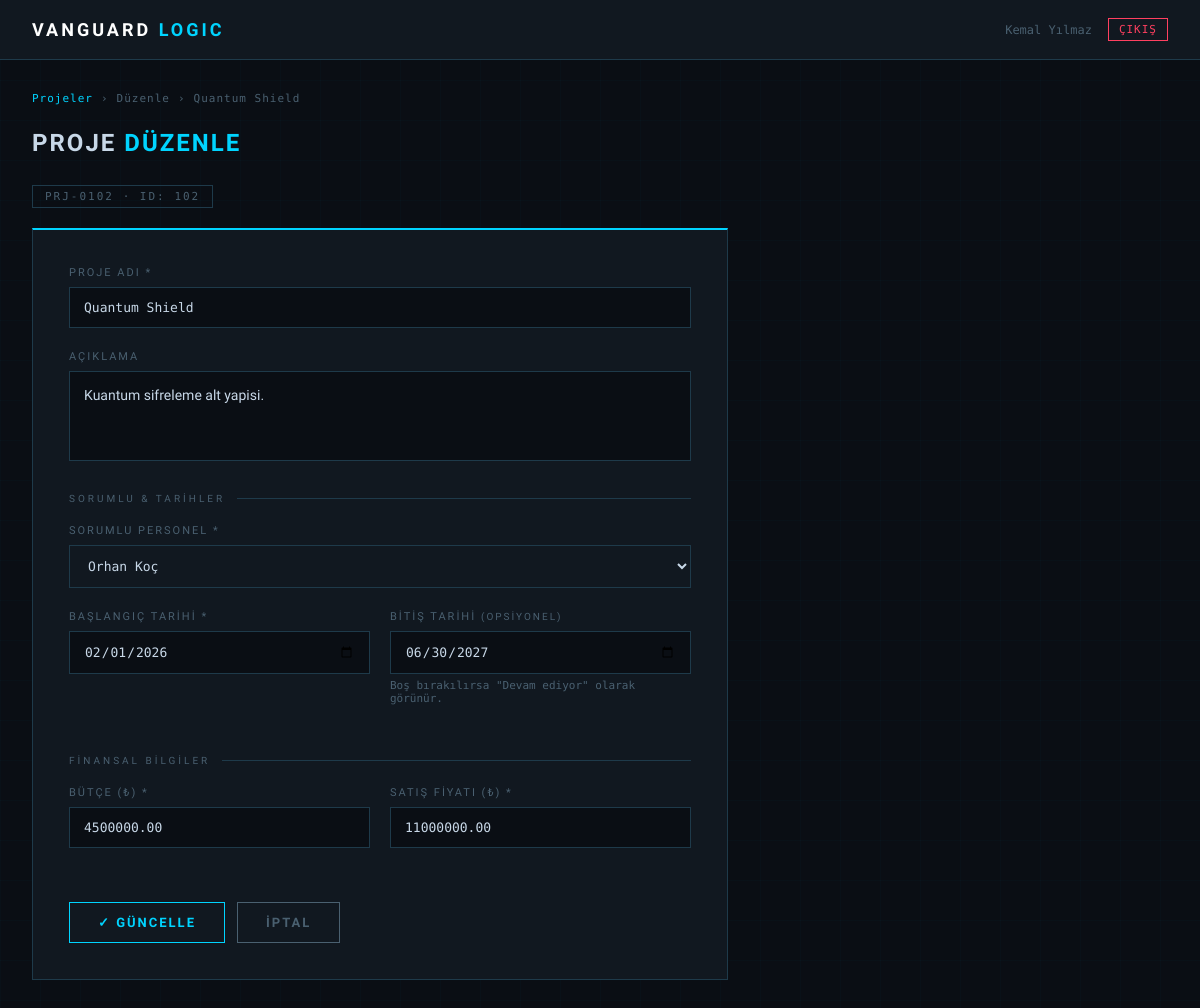
The app's page /project_edit.php?id=102 (signed in) with its own data.
### tables this page shows
CREATE TABLE project_ (
    id          INT PRIMARY KEY,
    name        VARCHAR(50) NOT NULL,
    start_date  DATE NOT NULL,
    budget      DECIMAL(12,2) NOT NULL,
    end_date    DATE,
    sale_price  DECIMAL(12,2) NOT NULL,
    description VARCHAR(100),
    customer_id INT,
    prsnl_id    INT NOT NULL,
    dept_id     INT,
    CONSTRAINT fk_prj_cust_ FOREIGN KEY (customer_id) REFERENCES customer_(id),
    CONSTRAINT fk_prj_psnl_ FOREIGN KEY (prsnl_id)    REFERENCES personnel_(id),
    CONSTRAINT fk_prj_dept_ FOREIGN KEY (dept_id)    REFERENCES departments_(id),
    CONSTRAINT prj_arc_chk_ CHECK (
        (dept_id IS NOT NULL AND customer_id IS NULL) OR
        (dept_id IS NULL     AND customer_id IS NOT NULL)
    )
);

CREATE TABLE personnel_ (
    id          INT PRIMARY KEY,
    f_name      VARCHAR(50) NOT NULL,
    l_name      VARCHAR(50) NOT NULL,
    hire_date   DATE NOT NULL DEFAULT (CURRENT_DATE),
    email       VARCHAR(100) NOT NULL UNIQUE,
    password    VARCHAR(255) NOT NULL,
    mnthly_hrs  SMALLINT NOT NULL DEFAULT 0,
    dept_id     INT NOT NULL,
    mgr_id      INT,
    mngr_id     INT,
    staff_id    INT,
    other_id    INT,
    CONSTRAINT fk_per_dept_  FOREIGN KEY (dept_id)    REFERENCES departments_(id),
    CONSTRAINT fk_per_self_  FOREIGN KEY (mgr_id)     REFERENCES personnel_(id),
    CONSTRAINT fk_per_mng_   FOREIGN KEY (mngr_id)    REFERENCES manager_(id),
    CONSTRAINT fk_per_tch_   FOREIGN KEY (staff_id)   REFERENCES technical_staff_(id),
    CONSTRAINT fk_per_oth_   FOREIGN KEY (other_id)   REFERENCES other_(id)
);

### project_edit.php (the view, shortened to what this page needs)
<?php
require_once 'includes/db.php';
$id     = isset($_GET['id']) ? (int)$_GET['id'] : 0;
$stmt = $conn->prepare("SELECT * FROM project_ WHERE id = ?");
$stmt->bind_param('i', $id);
$stmt->execute();
$data = $stmt->get_result()->fetch_assoc();
$personnelList = $conn->query("SELECT id, f_name, l_name FROM personnel_ ORDER BY f_name")->fetch_all(MYSQLI_ASSOC);
?>
<!DOCTYPE html>
<html lang="tr">
<head>
</head>
<body>
<nav>
  <div class="nav-brand">VANGUARD <span>LOGIC</span></div>
  <div class="nav-user">
    <span><?= htmlspecialchars($_SESSION['user_name']) ?></span>
    <a href="logout.php">ÇIKIŞ</a>
  </div>
</nav>
<main>
  <div class="breadcrumb">
    <a href="projects.php">Projeler</a>
    <span>›</span>
    <span>Düzenle</span>
    <span>›</span>
    <span><?= htmlspecialchars($data['name']) ?></span>
  </div>
  <h2>Proje <span>Düzenle</span></h2>
  <div class="project-badge">PRJ-<?= str_pad($id, 4, '0', STR_PAD_LEFT) ?> · ID: <?= $id ?></div>
  <div class="form-card">
    <form id="projForm" method="POST" novalidate>
      <div class="field">
        <label>Proje Adı *</label>
        <input type="text" name="name" id="name"
               value="<?= htmlspecialchars($data['name']) ?>"
               placeholder="Proje adını giriniz">
      </div>
      <div class="field">
        <label>Açıklama</label>
        <textarea name="description" id="description"
                  placeholder="Proje açıklaması (opsiyonel)"><?= htmlspecialchars($data['description'] ?? '') ?></textarea>
      </div>
      <div class="section-divider">Sorumlu & Tarihler</div>
      <div class="field">
        <label>Sorumlu Personel *</label>
        <select name="prsnl_id" id="prsnl_id">
          <?php foreach ($personnelList as $pers): ?>
            <option value="<?= $pers['id'] ?>" <?= (isset($data['prsnl_id']) && $data['prsnl_id'] == $pers['id']) ? 'selected' : '' ?>>
              <?= htmlspecialchars($pers['f_name'] . ' ' . $pers['l_name']) ?>
            </option>
          <?php endforeach; ?>
        </select>
      </div>
      <div class="row-2">
        <div class="field">
          <label>Başlangıç Tarihi *</label>
          <input type="date" name="start_date" id="start_date"
                 value="<?= htmlspecialchars($data['start_date']) ?>">
        </div>
        <div class="field">
          <label>Bitiş Tarihi <span style="color:var(--muted);font-size:10px">(opsiyonel)</span></label>
          <input type="date" name="end_date" id="end_date"
                 value="<?= htmlspecialchars($data['end_date'] ?? '') ?>">
          <div class="hint">Boş bırakılırsa "Devam ediyor" olarak görünür.</div>
        </div>
      </div>
      <div class="section-divider">Finansal Bilgiler</div>
      <div class="row-2">
        <div class="field">
          <label>Bütçe (₺) *</label>
          <input type="number" name="budget" id="budget"
                 value="<?= htmlspecialchars($data['budget']) ?>"
                 min="0" step="0.01"
                 placeholder="0.00">
        </div>
        <div class="field">
          <label>Satış Fiyatı (₺) *</label>
          <input type="number" name="sale_price" id="sale_price"
                 value="<?= htmlspecialchars($data['sale_price']) ?>"
                 min="0" step="0.01"
                 placeholder="0.00">
        </div>
      </div>
      <div class="form-actions">
        <button type="submit" class="btn">✓ Güncelle</button>
        <a href="projects.php" class="btn btn-ghost">İptal</a>
      </div>
    </form>
  </div>
</main>
</body>
</html>

### project_edit.php (style rules this page uses)
:root { --bg: #0a0e14; --panel: #111820; --border: #1e3a4a; --accent: #00d4ff; --text: #c8d8e8; --muted: #4a6070; --success: #00ff88; --warn: #ffaa00; --error: #ff4060; }
* { box-sizing: border-box; margin: 0; padding: 0; }
body { background: var(--bg); font-family: 'Rajdhani', sans-serif; color: var(--text); min-height: 100vh; }
body::before { content: ''; position: fixed; inset: 0; background-image: linear-gradient(rgba(0,212,255,0.02) 1px, transparent 1px), linear-gradient(90deg, rgba(0,212,255,0.02) 1px, transparent 1px); background-size: 40px 40px; pointer-events: none; }
nav { background: var(--panel); border-bottom: 1px solid var(--border); padding: 0 32px; display: flex; align-items: center; justify-content: space-between; height: 60px; position: sticky; top: 0; z-index: 100; }
.nav-brand { font-size: 18px; font-weight: 700; letter-spacing: 3px; color: #fff; }
.nav-brand span { color: var(--accent); }
.nav-user { display: flex; align-items: center; gap: 16px; font-family: 'Share Tech Mono', monospace; font-size: 12px; color: var(--muted); }
.nav-user a { color: var(--error); text-decoration: none; font-size: 11px; letter-spacing: 1px; border: 1px solid var(--error); padding: 4px 10px; transition: all .2s; }
main { padding: 32px; position: relative; z-index: 1; max-width: 760px; }
.breadcrumb { display: flex; align-items: center; gap: 8px; font-family: 'Share Tech Mono', monospace; font-size: 11px; color: var(--muted); margin-bottom: 24px; letter-spacing: 1px; }
.breadcrumb a { color: var(--accent); text-decoration: none; }
.breadcrumb span { color: var(--muted); }
h2 { font-size: 24px; font-weight: 700; letter-spacing: 2px; text-transform: uppercase; margin-bottom: 28px; }
h2 span { color: var(--accent); }
.project-badge { display: inline-block; font-family: 'Share Tech Mono', monospace; font-size: 11px; letter-spacing: 2px; border: 1px solid var(--border); color: var(--muted); padding: 4px 12px; margin-bottom: 20px; }
.form-card { background: var(--panel); border: 1px solid var(--border); border-top: 2px solid var(--accent); padding: 36px; }
.section-divider { font-size: 10px; letter-spacing: 3px; text-transform: uppercase; color: var(--muted); margin: 28px 0 20px; display: flex; align-items: center; gap: 12px; }
.section-divider::after { content: ''; flex: 1; height: 1px; background: var(--border); }
.field { margin-bottom: 22px; }
label { display: block; font-size: 11px; letter-spacing: 2px; text-transform: uppercase; color: var(--muted); margin-bottom: 8px; }
input[type="text"], input[type="number"], input[type="date"], textarea { width: 100%; background: var(--bg); border: 1px solid var(--border); color: var(--text); font-family: 'Share Tech Mono', monospace; font-size: 13px; padding: 12px 14px; outline: none; transition: border-color .2s, box-shadow .2s; resize: none; }
select { width: 100%; background: var(--panel); border: 1px solid var(--border); color: var(--text); font-family: 'Share Tech Mono', monospace; font-size: 13px; padding: 12px 14px; outline: none; transition: border-color .2s, box-shadow .2s; }
textarea { min-height: 90px; line-height: 1.6; font-family: 'Rajdhani', sans-serif; font-size: 14px; }
.row-2 { display: grid; grid-template-columns: 1fr 1fr; gap: 20px; }
.hint { font-size: 11px; color: var(--muted); margin-top: 5px; font-family: 'Share Tech Mono', monospace; }
.form-actions { display: flex; gap: 12px; margin-top: 32px; }
.btn { display: inline-flex; align-items: center; gap: 8px; padding: 12px 28px; font-family: 'Rajdhani', sans-serif; font-size: 13px; font-weight: 700; letter-spacing: 2px; text-transform: uppercase; text-decoration: none; border: 1px solid var(--accent); color: var(--accent); background: transparent; cursor: pointer; transition: all .2s; }
.btn-ghost { border-color: var(--muted); color: var(--muted); }

### records on screen
project_: name "Quantum Shield", description "Kuantum sifreleme alt yapisi.", prsnl_id "Orhan Koç", start_date "02/01/2026", end_date "06/30/2027", budget "4500000.00", sale_price "11000000.00"

### other values on screen
$_SESSION['user_name'] "Kemal Yılmaz"
str_pad($id, 4, '0', STR_PAD_LEFT) "0102"
$id "102"
